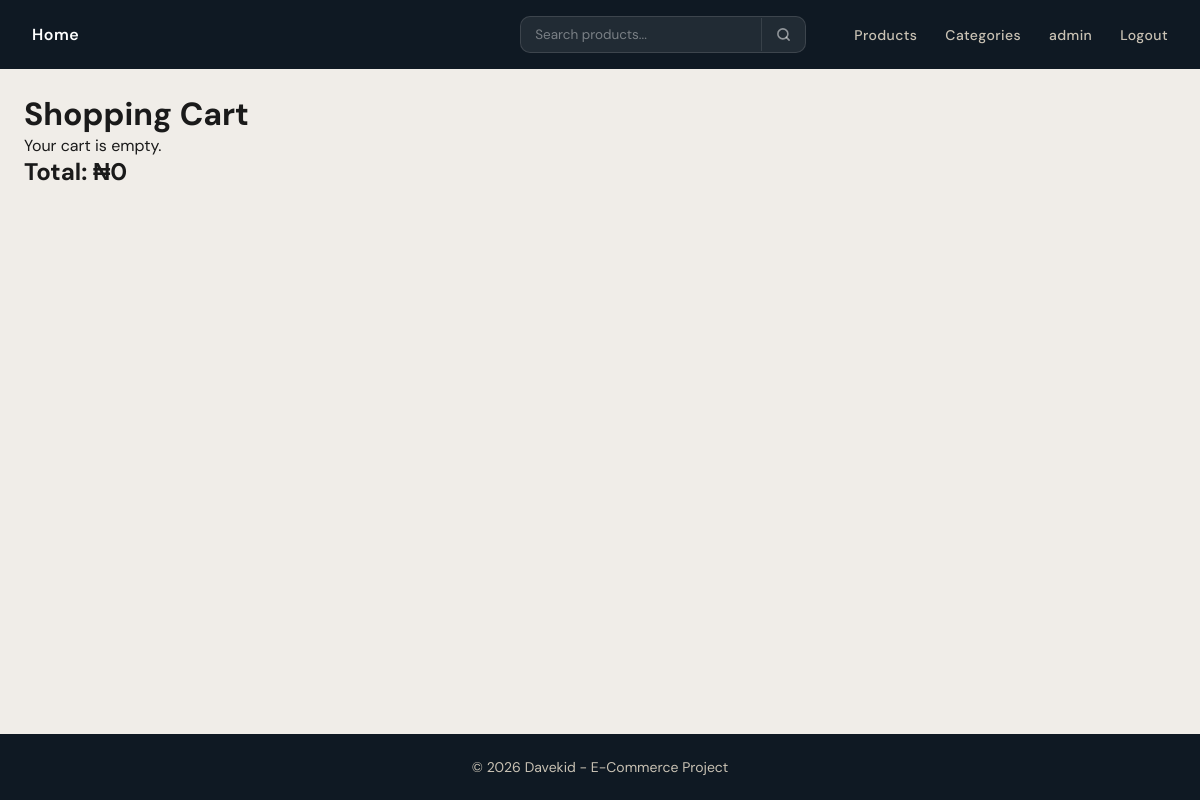
The page /cart/ (signed in) on the database as committed earlier.
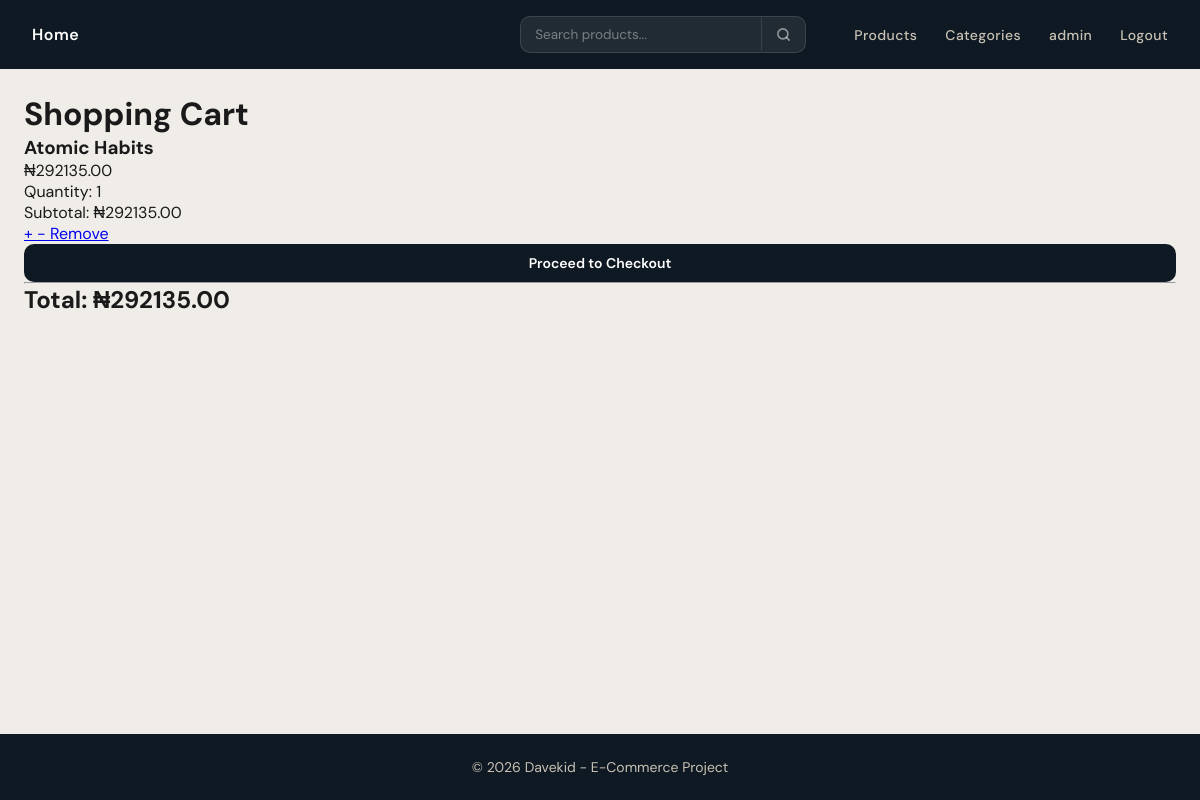
The same page on the database as committed later.
### core/models.py (models this page shows, shortened)
class CartItem(models.Model):
    cart = models.ForeignKey(
        Cart,
        on_delete=models.CASCADE,
        related_name="items"
    )
    product = models.ForeignKey(
        Product,
        on_delete=models.CASCADE
    )
    quantity = models.PositiveIntegerField(default=1)
    @property
    def subtotal(self):
        return self.product.get_final_price() * self.quantity

class Product(models.Model):
    category = models.ForeignKey(
        Category,
        on_delete=models.CASCADE,
        related_name="products"
    )
    name = models.CharField(max_length=255)
    slug = models.SlugField(unique=True)
    description = models.TextField(blank=True, null=True)
    price = models.DecimalField(max_digits=10, decimal_places=2)
    discount_price = models.DecimalField(
        max_digits=10,
        decimal_places=2,
        blank=True,
        null=True
    )
    image = models.ImageField(upload_to="products/")
    stock = models.PositiveIntegerField(default=0)
    available = models.BooleanField(default=True)
    created_at = models.DateTimeField(auto_now_add=True)
    def get_final_price(self):
        return self.discount_price if self.discount_price else self.price

### core/views.py (the view)
# urls.py: path("cart/", views.cart, name="cart"),
@login_required
def cart(request):
    cart, created = Cart.objects.get_or_create(
        user=request.user
    )
    items = cart.items.all()
    total = sum(
        item.subtotal
        for item in items
    )
    return render(
        request,
        "core/cart.html",
        {
            "items": items,
            "total": total
        }
    )

### core/templates/core/cart.html
{% extends 'base.html' %}
{% block content %}
<h1>Shopping Cart</h1>
{% for item in items %}
<div class="cart-item">
    <h3>{{ item.product.name }}</h3>
    <p>₦{{ item.product.get_final_price }}</p>
    <p>
        Quantity:
        {{ item.quantity }}
    </p>
    <p>
        Subtotal:
        ₦{{ item.subtotal }}
    </p>
    <a href="{% url 'increase_quantity' item.id %}">
        +
    </a>
    <a href="{% url 'decrease_quantity' item.id %}">
        -
    </a>
    <a href="{% url 'remove_from_cart' item.id %}">
        Remove
    </a>
    <a href="{% url 'checkout' %}" class="btn btn-large">
        Proceed to Checkout
    </a>
</div>
<hr>
{% empty %}
<p>Your cart is empty.</p>
{% endfor %}
<h2>Total: ₦{{ total }}</h2>
{% endblock %}

Rows that differ between the two databases and show on the page:
added CartItem: product.name "Atomic Habits", product.get_final_price "292135.00", quantity "1", subtotal "292135.00"
Other text that changed with them:
{{ total }}: "0" → "292135.00"
text no longer shown: "Your cart is empty."
